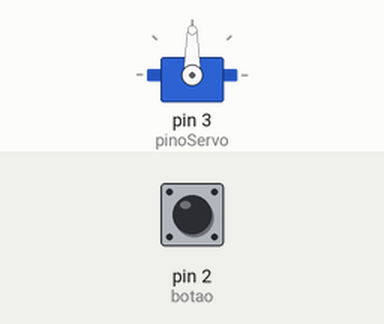
Simulated run of this sketch. Board: Arduino Uno, built with avr-gcc and run on an emulated ATmega328P. Shown: servo. The test bench sets the inputs (shaded band); at power-on: pin 2 (botao) LOW.

Above: at 1.2 s.
1.3 s: pin 2 (botao) pulled HIGH for 0.15 s
At 1.9 s:
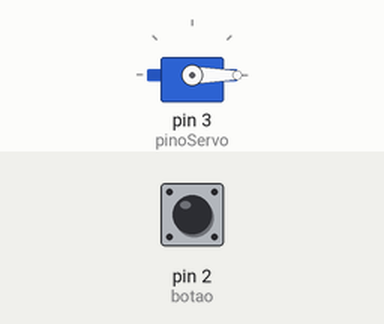
4.4 s: pin 2 (botao) pulled HIGH for 1 s
At 7.0 s:
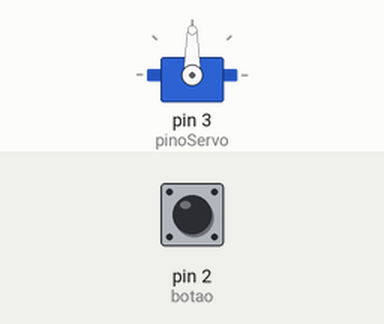
7.9 s: pin 2 (botao) pulled HIGH for 3.2 s
At 9.3 s:
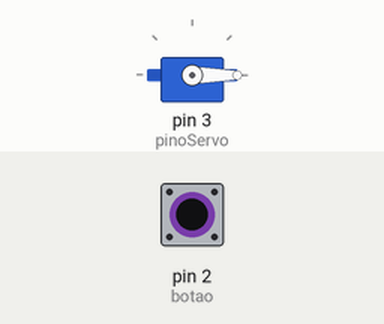
Timing chart, 0 to 11.4 s (numbered marks = the images above; inputs shaded):
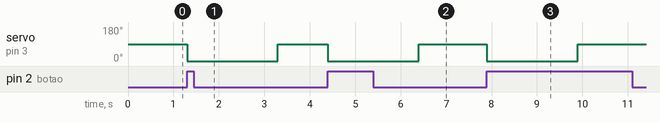

The sketch:

lab_13.ino
```cpp
#include <Servo.h>

const int botao = 2;
const int pinoServo = 3;

Servo cancela_estacionamento;

void setup() {
  pinMode(botao, INPUT);
  cancela_estacionamento.attach(pinoServo, 500, 2500);
  cancela_estacionamento.write(90);
}

void loop() {
  int estadoBotao = digitalRead(botao);
  if (estadoBotao == HIGH) {
    cancela_estacionamento.write(0);
    delay(2000);
    cancela_estacionamento.write(90);
    while (digitalRead(botao) == HIGH) {
      // Aguardar até o botão ser solto
    }
  }
}
```

Measured:
- after the input at 1.3 s, servo on pin 3 (pinoServo): 90° → 0° at once, → 90° 2.0 s later
- after the input at 4.4 s, servo on pin 3 (pinoServo): 90° → 0° at once, → 90° 2.0 s later
- after the input at 7.9 s, servo on pin 3 (pinoServo): 90° → 0° at once, → 90° 2.0 s later
